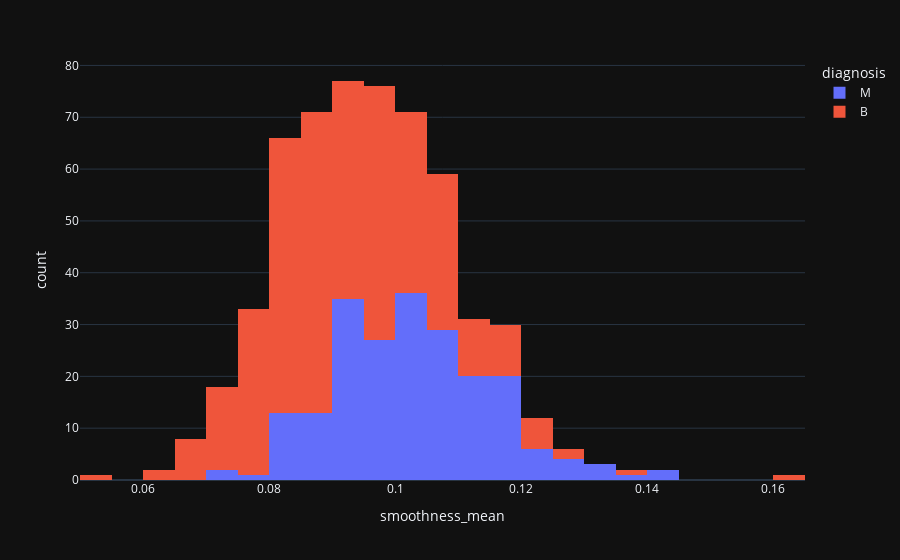

Notebook code for this chart:
### Code cell
fig = px.histogram(
    df,
    x='smoothness_mean',
    color='diagnosis',
    template = 'plotly_dark')
fig.show()

### Figure 1 — Plotly figure (JSON) as saved in the notebook; plotly's stock layout.template omitted (floating-point values rounded to 4 significant figures; data arrays with more than 128 entries replaced by an {"elided": "..."} marker saying what was removed)
{"data": [{"bingroup": "x", "hovertemplate": "diagnosis=M<br>smoothness_mean=%{x}<br>count=%{y}<extra></extra>", "legendgroup": "M", "marker": {"color": "#636efa", "pattern": {"shape": ""}}, "name": "M", "orientation": "v", "showlegend": true, "type": "histogram", "x": {"elided": "212 float values"}, "xaxis": "x", "yaxis": "y"}, {"bingroup": "x", "hovertemplate": "diagnosis=B<br>smoothness_mean=%{x}<br>count=%{y}<extra></extra>", "legendgroup": "B", "marker": {"color": "#EF553B", "pattern": {"shape": ""}}, "name": "B", "orientation": "v", "showlegend": true, "type": "histogram", "x": {"elided": "357 float values"}, "xaxis": "x", "yaxis": "y"}], "layout": {"barmode": "relative", "legend": {"title": {"text": "diagnosis"}, "tracegroupgap": 0}, "margin": {"t": 60}, "xaxis": {"anchor": "y", "domain": [0, 1], "title": {"text": "smoothness_mean"}}, "yaxis": {"anchor": "x", "domain": [0, 1], "title": {"text": "count"}}}}
